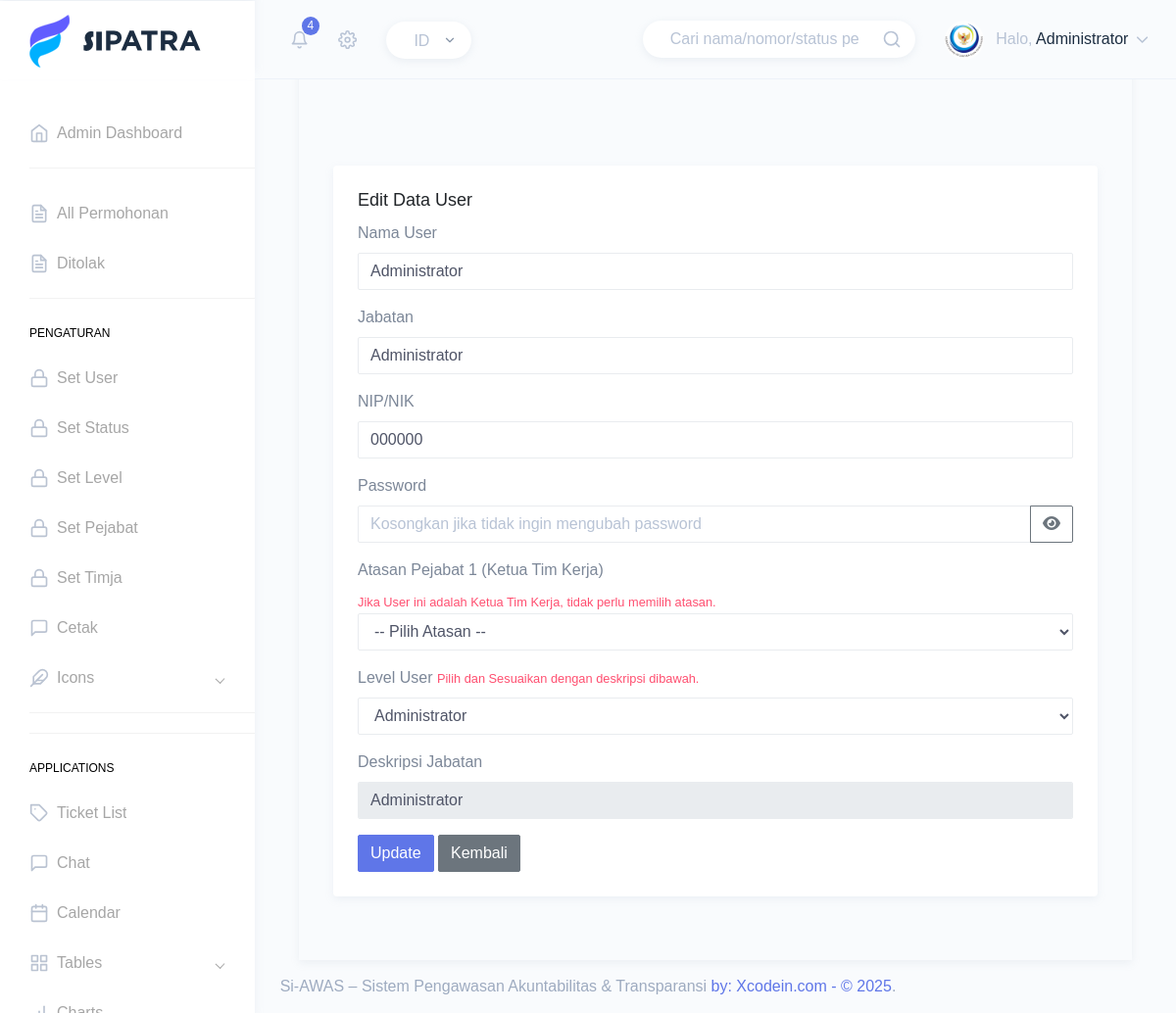
Screenshot of /index.php?page=edit_user&id=1 (signed in) with the database file from the repository.
### tables this page shows
CREATE TABLE IF NOT EXISTS `users` (
  `id` int NOT NULL AUTO_INCREMENT,
  `atasan_id` int DEFAULT NULL,
  `name` varchar(100) NOT NULL,
  `nip_nik` varchar(50) NOT NULL,
  `jabatan` varchar(100) NOT NULL,
  `email` varchar(100) NOT NULL,
  `password` varchar(255) NOT NULL,
  `level_user` int NOT NULL DEFAULT '1',
  `role` enum('pemohon','pejabat_spm','pejabat_ppk','pejabat_kpa','pengawas','operator','admin') NOT NULL DEFAULT 'pemohon',
  `created_at` timestamp NULL DEFAULT CURRENT_TIMESTAMP,
  `id_tim_kerja` int DEFAULT NULL,
  PRIMARY KEY (`id`),
  UNIQUE KEY `nip_nik` (`nip_nik`),
  UNIQUE KEY `email` (`email`),
  KEY `fk_level_user` (`level_user`),
  KEY `fk_users_timkerja` (`id_tim_kerja`)
);

### pages/administrator/edit_user.php (the view, shortened to what this page needs)
<?php
$id = (int) $_GET['id'];
$stmt = $conn->prepare("SELECT users.*, level.level_jabatan
                        FROM users
                        LEFT JOIN level ON users.level_user = level.id_level
                        WHERE users.id = ?");
$stmt->bind_param("i", $id);
$stmt->execute();
$result = $stmt->get_result();
$data = $result->fetch_assoc();
?>
<div class="page-wrapper">
    <div class="page-breadcrumb">
    </div>
    <div class="container-fluid">
        <div class="row">
            <div class="col-12">
                <div class="card">
                    <div class="card-body">
                        <h4 class="card-title">Edit Data User</h4>
                        <form method="POST">
                            <div class="form-group">
                                <label for="name">Nama User</label>
                                <input type="text" class="form-control" id="name" name="name"
                                    value="<?php echo $data['name']; ?>" required>
                            </div>
                            <div class="form-group">
                                <label for="jabatan">Jabatan</label>
                                <input type="text" class="form-control" id="jabatan" name="jabatan"
                                    value="<?php echo $data['jabatan']; ?>" required>
                            </div>
                            <div class="form-group">
                                <label for="nip_nik">NIP/NIK</label>
                                <input type="text" class="form-control" id="nip_nik" name="nip_nik"
                                    value="<?php echo $data['nip_nik']; ?>" required>
                            </div>
                            <div class="form-group">
                                <label for="password">Password</label>
                                <div class="input-group">
                                    <input type="password" class="form-control" id="password" name="password"
                                        placeholder="Kosongkan jika tidak ingin mengubah password">
                                    <div class="input-group-append">
                                        <button type="button" class="btn btn-outline-secondary" id="togglePassword">
                                            <i class="fa fa-eye"></i>
                                        </button>
                                    </div>
                                </div>
                            </div>
                            <link href="https://cdn.jsdelivr.net/npm/select2@4.0.13/dist/css/select2.min.css"
                                rel="stylesheet" />
                            <div class="form-group">
                                <label for="atasan_id">Atasan Pejabat 1 (Ketua Tim Kerja)</label><br>
                                <small class="text-danger">Jika User ini adalah Ketua Tim Kerja, tidak perlu memilih
                                    atasan.</small>
                                <select class="form-control select2" id="atasan_id" name="atasan_id">
                                    <option value="">-- Pilih Atasan --</option>
                                </select>
                            </div>
                            <div class="form-group">
                                <label for="role">Level User</label>
                                <small class="text-danger">Pilih dan Sesuaikan dengan deskripsi dibawah.</small>
                                <select name="level_user" id="level_user" class="form-control"
                                    onchange="updateDeskripsiJabatan()">
                                    <?php
                                    $levelQuery = mysqli_query($conn, "SELECT * FROM level");
                                    $levelData = [];
                                    while ($level = mysqli_fetch_assoc($levelQuery)) {
                                        $selected = ($data['level_user'] == $level['id_level']) ? "selected" : "";
                                        echo "<option value='{$level['id_level']}' data-deskripsi='{$level['deskripsi_jabatan']}' $selected>{$level['level_jabatan']}</option>";
                                        $levelData[$level['id_level']] = $level['deskripsi_jabatan'];
                                    }
                                    ?>
                                </select>
                            </div>
                            <div class="form-group">
                                <label for="deskripsi_jabatan">Deskripsi Jabatan</label>
                                <div class="input-group">
                                    <input type="text" class="form-control" id="deskripsi_jabatan"
                                        name="deskripsi_jabatan"
                                        value="<?php echo isset($levelData[$data['level_user']]) ? $levelData[$data['level_user']] : ''; ?>"
                                        readonly>
                                </div>
                            </div>
                            <button type="submit" class="btn btn-primary">Update</button>
                            <a href="index.php?page=set_user" class="btn btn-secondary">Kembali</a>
                        </form>
                    </div>
                    <link rel="stylesheet"
                        href="https://cdnjs.cloudflare.com/ajax/libs/font-awesome/6.0.0/css/all.min.css">
                </div>
            </div>
        </div>
    </div>
</div>

### rows the page displays
users: name "Administrator", jabatan "Administrator", nip_nik "000000", deskripsi_jabatan "Administrator"

### other values shown
getNotificationCount($conn) "4"
$_SESSION['name'] "Administrator"
form field level_user "Administrator"
